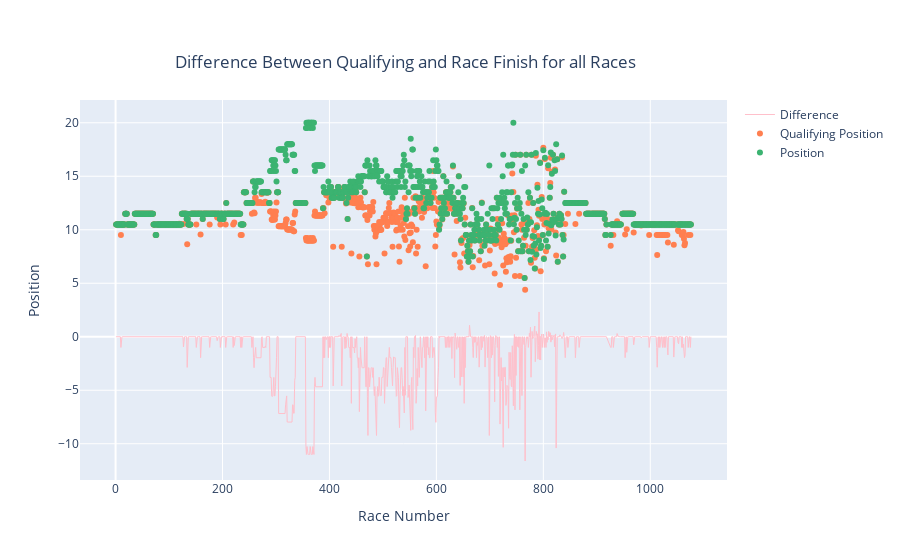

Notebook cell for this chart:
### Markdown cell above
In F1 there are two crucial days to every weekend, qualifying and race day. Who ever sets the fastest lap in qualifying will start at the front on the race day. In this section I will be showing the average positions lost/gained by the drivers on a race day given their qualifying performances

### Code cell
# now lets create some visualizations
# for each race we can get the average difference between positions gained/lost during the race relative to qualifying

# Generate yearly averages
by_race = df_res_new.groupby('Race Id').mean()
average_by_race = by_race.reset_index()
average_by_race['Difference'] = average_by_race['Qualifying Position'] - average_by_race['Position']

# Create plot
fig = go.Figure([
        go.Scatter(x = average_by_race['Race Id'], y = average_by_race['Difference'],line=dict(color='pink', width=1),mode='lines', name = "Difference"),
        go.Scatter(x = average_by_race['Race Id'], y = average_by_race['Qualifying Position'],line=dict(color='coral', width=0.1),mode='markers', name = "Qualifying Position"),
        go.Scatter(x = average_by_race['Race Id'], y = average_by_race['Position'],line=dict(color='mediumseagreen', width=0.1),mode='markers', name = "Position")])

fig.update_layout(
    height = 750,
    title={
        'text': "Difference Between Qualifying and Race Finish for all Races",
        'y':0.9,
        'x':0.45},
    xaxis_title="Race Number",
    yaxis_title="Position"
                                        
)
fig.show()

### Figure 1 — Plotly figure (JSON) as saved in the notebook; plotly's stock layout.template omitted (floating-point values rounded to 4 significant figures; data arrays with more than 128 entries replaced by an {"elided": "..."} marker saying what was removed)
{"data": [{"line": {"color": "pink", "width": 1}, "mode": "lines", "name": "Difference", "type": "scatter", "x": {"elided": "1060 int values"}, "y": {"elided": "1060 float values"}}, {"line": {"color": "coral", "width": 0.1}, "mode": "markers", "name": "Qualifying Position", "type": "scatter", "x": {"elided": "1060 int values"}, "y": {"elided": "1060 float values"}}, {"line": {"color": "mediumseagreen", "width": 0.1}, "mode": "markers", "name": "Position", "type": "scatter", "x": {"elided": "1060 int values"}, "y": {"elided": "1060 float values"}}], "layout": {"autosize": true, "title": {"text": "Difference Between Qualifying and Race Finish for all Races", "x": 0.45, "y": 0.9}, "xaxis": {"autorange": true, "range": [-63.5, 1140.0], "title": {"text": "Race Number"}, "type": "linear"}, "yaxis": {"autorange": true, "range": [-13.38, 22.0], "title": {"text": "Position"}, "type": "linear"}}}
